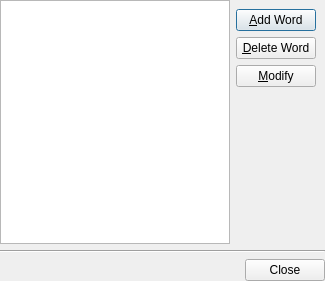
<?xml version="1.0" encoding="UTF-8"?>
<ui version="4.0">
 <class>CustomWords</class>
 <widget class="QDialog" name="CustomWords">
  <property name="geometry">
   <rect>
    <x>0</x>
    <y>0</y>
    <width>325</width>
    <height>281</height>
   </rect>
  </property>
  <property name="windowTitle">
   <string>Dialog</string>
  </property>
  <layout class="QVBoxLayout" name="verticalLayout_2">
   <property name="leftMargin">
    <number>0</number>
   </property>
   <property name="topMargin">
    <number>0</number>
   </property>
   <property name="rightMargin">
    <number>0</number>
   </property>
   <property name="bottomMargin">
    <number>0</number>
   </property>
   <item>
    <layout class="QHBoxLayout" name="horizontalLayout">
     <item>
      <widget class="QListWidget" name="WordList"/>
     </item>
     <item>
      <layout class="QVBoxLayout" name="verticalLayout">
       <property name="topMargin">
        <number>9</number>
       </property>
       <property name="rightMargin">
        <number>9</number>
       </property>
       <item>
        <widget class="QPushButton" name="AddWord">
         <property name="toolTip">
          <string>&lt;html&gt;&lt;head/&gt;&lt;body&gt;&lt;p&gt;Add a new word to your custom dictionary&lt;/p&gt;&lt;/body&gt;&lt;/html&gt;</string>
         </property>
         <property name="text">
          <string>&amp;Add Word</string>
         </property>
        </widget>
       </item>
       <item>
        <widget class="QPushButton" name="DeleteWord">
         <property name="toolTip">
          <string>&lt;html&gt;&lt;head/&gt;&lt;body&gt;&lt;p&gt;Remove the selected word from your custom dictionary.&lt;/p&gt;&lt;/body&gt;&lt;/html&gt;</string>
         </property>
         <property name="text">
          <string>&amp;Delete Word</string>
         </property>
        </widget>
       </item>
       <item>
        <widget class="QPushButton" name="Modify">
         <property name="toolTip">
          <string>&lt;html&gt;&lt;head/&gt;&lt;body&gt;&lt;p&gt;Change the currently-selected word&lt;/p&gt;&lt;/body&gt;&lt;/html&gt;</string>
         </property>
         <property name="text">
          <string>&amp;Modify</string>
         </property>
        </widget>
       </item>
       <item>
        <spacer name="verticalSpacer">
         <property name="orientation">
          <enum>Qt::Vertical</enum>
         </property>
         <property name="sizeHint" stdset="0">
          <size>
           <width>20</width>
           <height>40</height>
          </size>
         </property>
        </spacer>
       </item>
      </layout>
     </item>
    </layout>
   </item>
   <item>
    <widget class="Line" name="line">
     <property name="orientation">
      <enum>Qt::Horizontal</enum>
     </property>
    </widget>
   </item>
   <item>
    <widget class="QDialogButtonBox" name="buttonBox">
     <property name="orientation">
      <enum>Qt::Horizontal</enum>
     </property>
     <property name="standardButtons">
      <set>QDialogButtonBox::Close</set>
     </property>
    </widget>
   </item>
  </layout>
 </widget>
 <resources/>
 <connections>
  <connection>
   <sender>buttonBox</sender>
   <signal>accepted()</signal>
   <receiver>CustomWords</receiver>
   <slot>accept()</slot>
   <hints>
    <hint type="sourcelabel">
     <x>248</x>
     <y>254</y>
    </hint>
    <hint type="destinationlabel">
     <x>157</x>
     <y>274</y>
    </hint>
   </hints>
  </connection>
  <connection>
   <sender>buttonBox</sender>
   <signal>rejected()</signal>
   <receiver>CustomWords</receiver>
   <slot>reject()</slot>
   <hints>
    <hint type="sourcelabel">
     <x>316</x>
     <y>260</y>
    </hint>
    <hint type="destinationlabel">
     <x>286</x>
     <y>274</y>
    </hint>
   </hints>
  </connection>
 </connections>
</ui>
